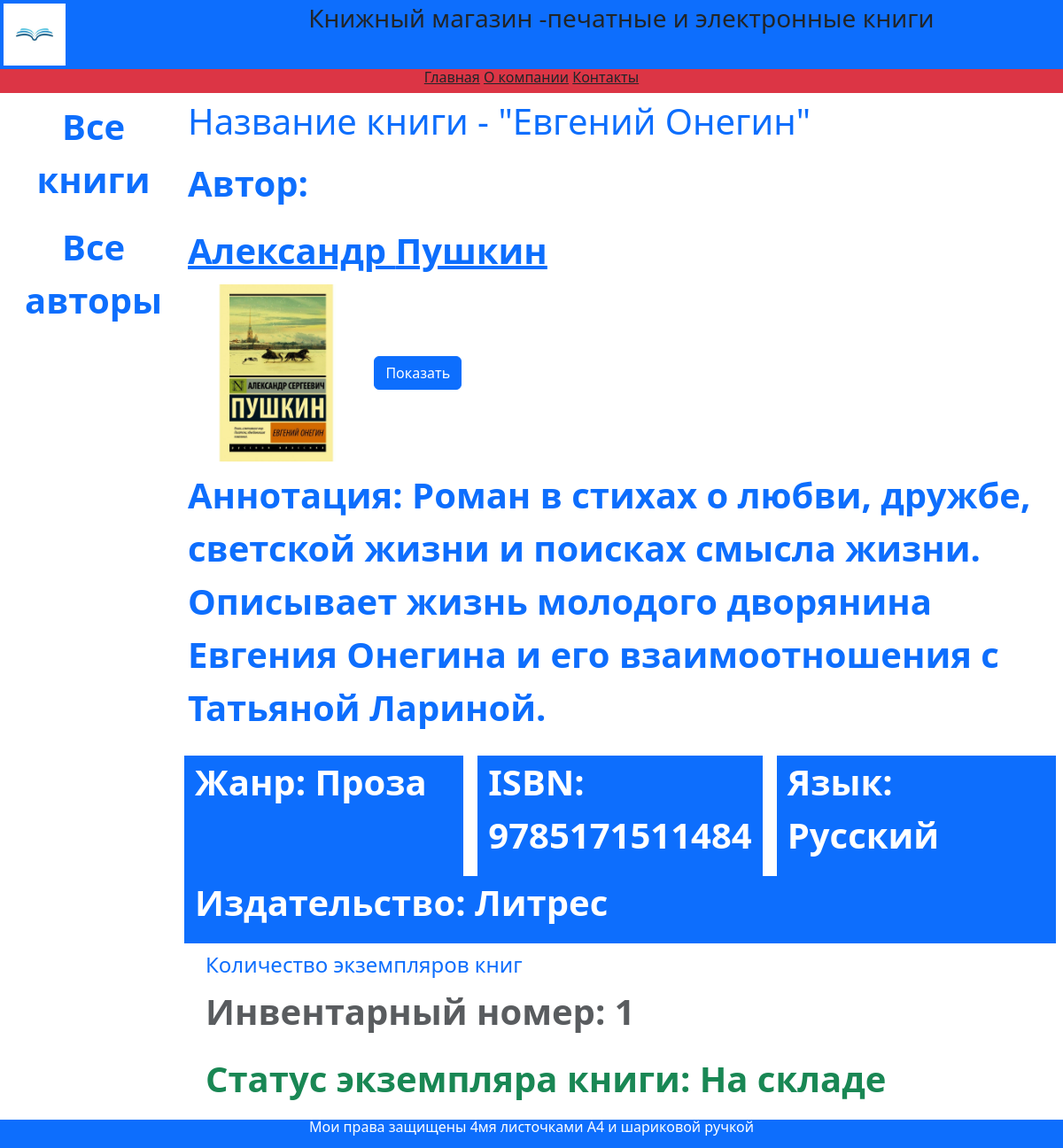
Page /books/1/ on the committed database.
### catalog/models.py (models this page shows, shortened)
class Book(models.Model):
    title = models.CharField(max_length=200,
                             help_text='Введите название книги',
                              verbose_name='Название книги')
    genre = models.ForeignKey('Genre',on_delete=models.CASCADE,
                             help_text='Выберите жанр для книги',
                              verbose_name='Жанр книги')
    language = models.ForeignKey('Language',on_delete=models.CASCADE,
                             help_text='Выберите язык для книги',
                              verbose_name='Язык книги')
    publisher = models.ForeignKey('Publisher', on_delete=models.CASCADE,
                              help_text='Выберите издательство книги',
                              verbose_name='Издательство книги')
    year = models.CharField(max_length=4,
                            help_text='Введите год издания книги',
                            verbose_name='Год издания')
    author = models.ManyToManyField('Author',
                                    help_text='Выберите автора',
                                    verbose_name='Автор книги')
    summary = models.TextField(max_length=1000,
                               help_text='Введите краткое описание книги',
                               verbose_name='Аннотация книги')
    isbn = models.CharField(max_length=13,
                            help_text='Должно содержать 13 символов',
                            verbose_name='ISBN книги')
    price = models.DecimalField(decimal_places=2, max_digits=7,
                                help_text='Введите цену книги',
                                verbose_name='Цена (руб.)')
    photo = models.ImageField(upload_to='images',
                              help_text='Введите избражение обложки',
                              verbose_name='Изображение обложки')
    def display_author(self):
        return ', '.join([author.last_name for author in self.author.all ()])
    display_author.short_descriptions = 'Авторы'

class Author(models.Model):
    first_name = models.CharField(max_length=100,
                                  help_text='Введите имя автора',
                                  verbose_name='Имя автора')
    last_name = models.CharField(max_length=100,
                                  help_text='Введите фамилию автора',
                                  verbose_name='Фамилия автора')
    date_of_birth = models.DateField(help_text='Введите дату рождения',
                                     verbose_name='Дата рождения',
                                     null=True, blank=True)
    about = models.TextField(help_text='Введите сведения об авторе',
                             verbose_name='Сведения об авторе')
    photo = models.ImageField(upload_to='images',
                              help_text='Введите фото автора',
                              verbose_name='Фото автора',
                              null=True, blank=True)

class Genre(models.Model):
    name = models.CharField(max_length=200,
                            help_text='Введите жанр книги',
                            verbose_name='Жанр книги')
    def __str__(self):
        return self.name

class Language(models.Model):
    name = models.CharField(max_length=20,
                            help_text='Введите язык книги',
                            verbose_name='Язык книги')
    def __str__(self):
        return self.name

class Publisher(models.Model):
    name = models.CharField(max_length=20,
                            help_text='Введите наименование издания',
                            verbose_name='Издательство')
    def __str__(self):
        return self.name

class BookInstance(models.Model):
    book = models.ForeignKey('Book', on_delete=models.CASCADE,
                             null=True)
    inv_nom = models.CharField(max_length=20,
                               null=True,
                               help_text='Введите инвентарный номер экземпляра',
                               verbose_name='Инвентарный номер')
    status= models.ForeignKey('Status',
                              on_delete=models.CASCADE,
                              null=True,
                              help_text='Изменить состояние экземляра',
                              verbose_name='Статус экземляра книги')
    due_back = models.DateField(null=True,
                                blank=True,
                                help_text='Введите конец срока статуса',
                                verbose_name='Дата окончания статуса')
    class Meta:
        ordering = ['due_back']

class Status(models.Model):
    name = models.CharField(max_length=20,
                            help_text='Введитье статус экземпляра книги',
                            verbose_name='Статус экземпляра книги')
    def __str__(self):
        return self.name

### catalog/views.py (the view)
# urls.py: path('books/<int:pk>/', views.BookDetailView.as_view(),name='book-detail'),
class BookDetailView(DetailView):
    model=Book
    context_object_name='book'

### catalog/templates/catalog/book_detail.html
{% extends "catalog/base.html" %}
{% block content  %}
<div class="container text-start">
    <div class="row my-2">
        <h1>Название книги - "{{book.title}}"</h1>
    </div>
    <div class="row my-2">
        <p>Автор:</p>
        {%for author in book.author.all%}
        <a href="">
            {{author.first_name}}
            {{author.last_name}}
        </a>
        {%endfor%}
    </div>
    <img src="{{book.photo.url}}" alt="con" style="max-height: 200px;">
    <a href="{{book.photo.url}}" class="btn btn-primary" target="_blank">Показать</a>
     <div class="row my-2" >
        <div class="col">
            <p>Аннотация: {{book.summary}}</p>
        </div>
     </div>
     <div class="row my-2">
        <div class="col mx-2 bg-primary text-white">
            <p>
                Жанр: {{book.genre}}
            </p>
        </div>
        <div class="col mx-2 bg-primary text-white">
            <p>
                ISBN: {{book.isbn}}
            </p>
        </div>
        <div class="col mx-2 bg-primary text-white">
            <p>
                Язык: {{book.language}}
            </p>
        </div>
        <div class="col mx-2 bg-primary text-white">
            <p>
                Издательство: {{book.publisher}}
            </p>
        </div>
     </div>
     <div style="margin-left: 20px; margin-top: 10px; ">
        <h4>Количество экземпляров книг</h4>
        {% for copy in book.bookinstance_set.all %}
        <p class="text-muted">Инвентарный номер: {{copy.id}}</p>
        <p class="text-success">Статус экземпляра книги: {{copy.status}}</p>
        {% endfor %}
     </div>
</div>
{% endblock %}

### rows in the picture
Book: title "Евгений Онегин", photo (picture), summary "Роман в стихах о любви, дружбе, светской жизни и поисках смысла жизни. Описывает жизнь молодого дворянина Евгения Онегина и его взаимоотношения с Татьяной Лариной.", genre "Проза", isbn "9785171511484", language "Русский", publisher "Литрес"
Author: first_name "Александр", last_name "Пушкин"
BookInstance: id "1", status "На складе"
